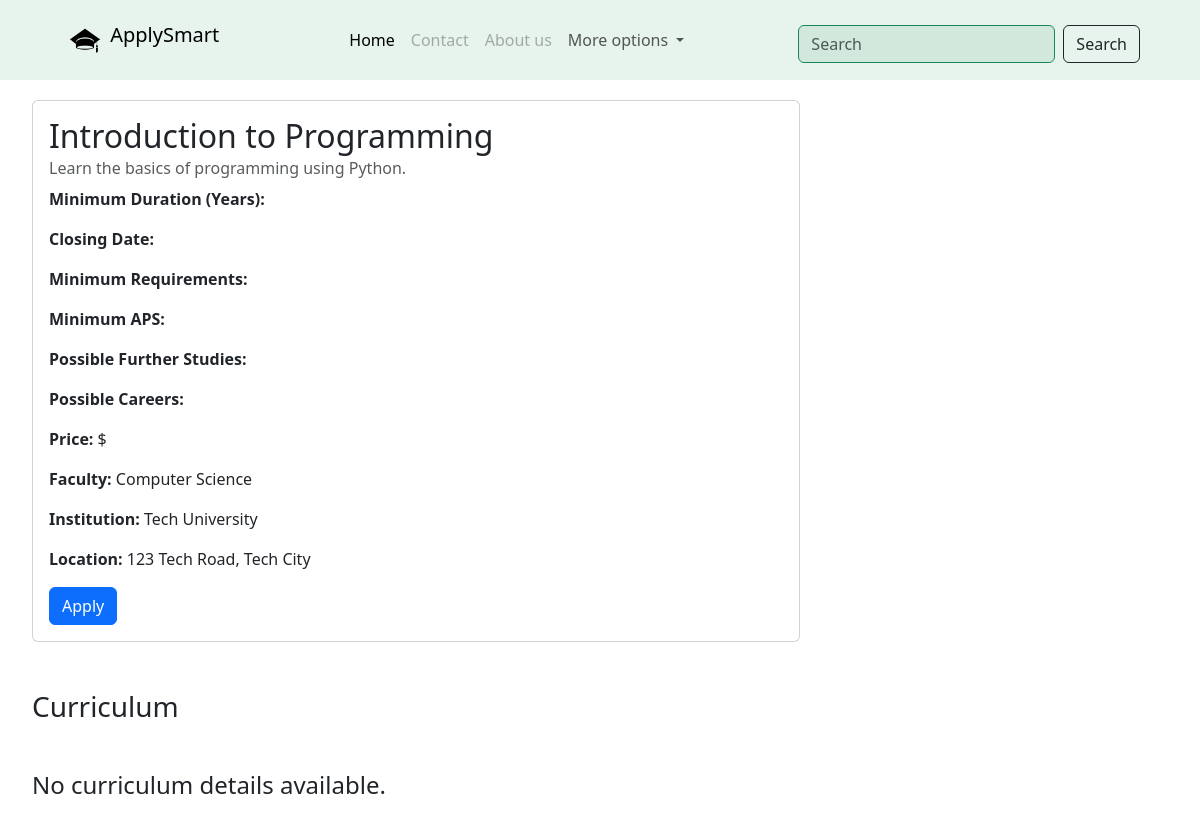
The app's page /Prospectus.php?course_id=7 with its own data.
### tables this page shows
CREATE TABLE `courses` (
  `course_id` int(11) NOT NULL,
  `course_name` varchar(100) NOT NULL,
  `description` text DEFAULT NULL,
  `faculty_id` int(11) DEFAULT NULL,
  `institution_id` int(11) DEFAULT NULL,
  `created_at` timestamp NOT NULL DEFAULT current_timestamp(),
  `updated_at` timestamp NOT NULL DEFAULT current_timestamp() ON UPDATE current_timestamp(),
  `minimum_duration_years` int(11) DEFAULT NULL,
  `closing_date` date DEFAULT NULL,
  `subject_required` varchar(100) DEFAULT NULL,
  `admission_point_score` int(11) DEFAULT NULL,
  `possible_further_studies` varchar(255) DEFAULT NULL,
  `possible_careers` varchar(255) DEFAULT NULL,
  `price` decimal(10,2) DEFAULT NULL
);

CREATE TABLE `faculty` (
  `faculty_id` int(11) NOT NULL,
  `institution_id` int(11) NOT NULL,
  `department_name` varchar(100) DEFAULT NULL,
  `bio` text DEFAULT NULL
);

CREATE TABLE `institutions` (
  `institution_id` int(11) NOT NULL,
  `institution_name` varchar(100) NOT NULL,
  `location` varchar(100) DEFAULT NULL,
  `contact_info` varchar(255) DEFAULT NULL,
  `created_at` timestamp NOT NULL DEFAULT current_timestamp(),
  `updated_at` timestamp NOT NULL DEFAULT current_timestamp() ON UPDATE current_timestamp()
);

### models/Course.php (called while the page is built)
<?php
class Course
{
    private $courseId;
    private $db;
    public function __construct($courseId, $db)
    {
        $this->courseId = $courseId;
        $this->db = $db;
    }
    public function getCourseDetails() {
        try {
            $sql = "SELECT c.course_name, c.description, c.minimum_duration_years, c.closing_date,
                           c.subject_required, c.admission_point_score, c.possible_further_studies,
                           c.possible_careers, c.price, f.department_name as faculty_name,
                           i.institution_name, i.location as institution_location
                    FROM courses c
                    LEFT JOIN faculty f ON c.faculty_id = f.faculty_id
                    LEFT JOIN institutions i ON c.institution_id = i.institution_id
                    WHERE c.course_id = :course_id";
            $stmt = $this->db->prepare($sql);
            $stmt->bindParam(':course_id', $this->courseId, PDO::PARAM_INT);
            $stmt->execute();
            $course = $stmt->fetch(PDO::FETCH_ASSOC);
            return $course ? $course : null;
        } catch (PDOException $e) {
            error_log('Error: ' . $e->getMessage() . "\r\n", 3, 'E:\\xampp\\htdocs\\ApplySmart\\var\\log\\app_errors.log');
            echo 'An error occurred while retrieving course details. Please try again later.';
            return null;
        }
    }
    public function getCurriculumDetails() {
        try {
            $sql = "SELECT
                        m.code,
                        m.name,
                        m.nqf_level,
                        m.credits,
                        m.prerequisite_modules,
                        cm.curriculum_id,
                        m.module_id,
                        c.course_id,
                        c.year,
                        c.semester,
                        c.total_credits
                    FROM
                        modules m
                    JOIN
                        curriculum_modules cm ON m.module_id = cm.module_id
                    JOIN
                        curriculum c ON cm.curriculum_id = c.curriculum_id
                    WHERE
                        course_id = :course_id;
                    ";
            $stmt = $this->db->prepare($sql);
            $stmt->bindParam(':course_id', $this->courseId);
            $stmt->execute();
            return $stmt->fetchAll(PDO::FETCH_ASSOC);
        } catch (Exception $e) {
            $errorMessage = sprintf(
                "Error: %s in %s on line %d\r\n",
                $e->getMessage(),
                $e->getFile(),
                $e->getLine()
            );
            error_log($errorMessage, 3, 'E:\\xampp\\htdocs\\ApplySmart\\var\\log\\app_errors.log');
            return [];
        }
    }
}
?>

### Prospectus.php (the view, shortened to what this page needs)
<?php
require_once 'models/Course.php';
$database = new Database();
$db = $database->getConnection();
$course_id = isset($_GET['course_id']) ? intval($_GET['course_id']) : 0;
$course = new Course($course_id, $db);
$courseDetails = $course->getCourseDetails();
$curriculumDetails = $course->getCurriculumDetails();
?>
<!DOCTYPE html>
<html lang="en">
<head>
    <link rel="stylesheet" href="https://cdn.jsdelivr.net/npm/bootstrap@5.3.3/dist/css/bootstrap.min.css">
</head>
<body>
    <?php include 'navBar.php'; ?>
    <div class="container course-details">
        <?php if ($courseDetails): ?>
            <div class="card" style="width: 48rem;">
                <div class="card-body">
                    <div class="d-flex justify-content-center row">
                        <h2 class="card-title"><?php echo htmlspecialchars($courseDetails['course_name']); ?></h2>
                        <h6 class="card-subtitle mb-2 text-body-secondary"><?php echo htmlspecialchars($courseDetails['description']); ?></h6>
                    </div>
                    <p class="card-text"><strong>Minimum Duration (Years):</strong> <?php echo htmlspecialchars($courseDetails['minimum_duration_years']); ?></p>
                    <p class="card-text"><strong>Closing Date:</strong> <?php echo htmlspecialchars($courseDetails['closing_date']); ?></p>
                    <p class="card-text"><strong>Minimum Requirements:</strong> <?php echo htmlspecialchars($courseDetails['subject_required']); ?></p>
                    <p class="card-text"><strong>Minimum APS:</strong> <?php echo htmlspecialchars($courseDetails['admission_point_score']); ?></p>
                    <p class="card-text"><strong>Possible Further Studies:</strong> <?php echo htmlspecialchars($courseDetails['possible_further_studies']); ?></p>
                    <p class="card-text"><strong>Possible Careers:</strong> <?php echo htmlspecialchars($courseDetails['possible_careers']); ?></p>
                    <p class="card-text"><strong>Price:</strong> $<?php echo htmlspecialchars($courseDetails['price']); ?></p>
                    <p class="card-text"><strong>Faculty:</strong> <?php echo htmlspecialchars($courseDetails['faculty_name']); ?></p>
                    <p class="card-text"><strong>Institution:</strong> <?php echo htmlspecialchars($courseDetails['institution_name']); ?></p>
                    <p class="card-text"><strong>Location:</strong> <?php echo htmlspecialchars($courseDetails['institution_location']); ?></p>
                    <a href="application_form.php?course_id=<?php echo urlencode($course_id); ?>" class="btn btn-primary">Apply</a>
                </div>
            </div>
            <h3 class="my-5">Curriculum</h3>
            <?php if (count($curriculumDetails) > 0): ?>
                <?php
                $currentYear = '';
                $currentSemester = '';
                $semesterCredits = 0;
                $total_year_credit = 0;
                $final_year_credit = 0;
                $qualification_credits = 0;
                function printTableHeader($year) {
                    $yearName = match($year) {
                        1 => 'FIRST YEAR',
                        2 => 'SECOND YEAR',
                        default => 'THIRD YEAR'
                    };
                    echo "<table class='table table-borderless'>
                        <thead class=\"table-success\">
                            <tr>
                                <th colspan='5'>{$yearName}</th>
                            </tr>
                        </thead>
                        <thead class=\"table-light\">
                            <tr>
                                <th>CODE</th>
                                <th>MODULE</th>
                                <th>NQF-L</th>
                                <th>CREDIT</th>
                                <th>PREREQUISITE MODULE(S)</th>
                            </tr>
                        </thead>
                        <tbody>";
                }
                function printTableFooter($year, $total_year_credit) {
                    $yearName = match($year) {
                        1 => 'FIRST YEAR',
                        2 => 'SECOND YEAR',
                        default => 'THIRD YEAR'
                    };
                    echo "<tr>
                        <td colspan='3'>
                            <strong>TOTAL CREDITS FOR THE {$yearName}: </strong>
                        </td>
                        <td colspan='2'>
                            <strong> {$total_year_credit}</strong>
                        </td>
                        </tr>";
                }
                foreach ($curriculumDetails as $row) {
                    $prerequisites = $row['prerequisite_modules'] ? $row['prerequisite_modules'] : 'None';
                    $prerequisitesArray = explode(',', $prerequisites);
                    if ($currentSemester != $row['semester'] && $row['credits'] > 10) {
                        if ($row['total_credits'] == $semesterCredits) {
                            echo "<tr>
                                <td colspan='3'><strong>TOTAL CREDITS FOR {$currentSemester} SEMESTER:</strong></td>
                                <td><strong>{$row['total_credits']}</strong></td>
                                <td><strong></strong></td>
                                </tr>";
                                $semesterCredits = 0;
                        }
                        $currentSemester = $row['semester'];
                        if($currentYear == $row['year'])
                        {
                            echo "<thead>
                            <tr>
                                <th colspan='5'>{$currentSemester} SEMESTER</th>
                            </tr>
                        </thead>";
                        }
                    }
                    if ($currentYear != $row['year']) {
                        if ($currentYear != '') {
                            printTableFooter($currentYear, $total_year_credit);
                            echo "</tr>
                                    </tbody>
                                    </table>";
                            $total_year_credit = 0;
                        }
                        $currentYear = $row['year'];
                        printTableHeader($currentYear);
                    }
                    $semesterCredits += $row['credits'];
                    $total_year_credit += $row['credits'];
                    $final_year_credit = $total_year_credit;
                    $qualification_credits += $row['credits'];
                    echo "<tr>
                        <td>" . htmlspecialchars($row['code']) . "</td>
                        <td>" . htmlspecialchars($row['name']) . "</td>
                        <td>" . htmlspecialchars($row['nqf_level']) . "</td>
                        <td>" . htmlspecialchars($row['credits']) . "</td>
                        <td>";
                    foreach ($prerequisitesArray as $prerequisite) {
                        echo htmlspecialchars(trim($prerequisite)) . '<br>';
                    }
                    echo "</td>
                    </tr>";
                }
                if ($currentYear != '') {
                    echo "<tr>
                    <td colspan='3'><strong>TOTAL CREDITS FOR {$currentSemester} SEMESTER:</strong></td>
                    <td><strong>{$row['total_credits']}</strong></td>
                    <td><strong></strong></td>
                    </tr>";
                    printTableFooter($currentYear, $final_year_credit);
                    echo "
                    <tr>
                        <td colspan='3'>
                            <strong>TOTAL CREDITS FOR THE QUALIFICATION: </strong>
                        </td>
                        <td colspan='2'>
                            <strong> {$qualification_credits}</strong>
                        </td>
                    </tr>
                    </tbody>
                    </table>";
                }
                ?>
            <?php else: ?>
                <h4>No curriculum details available.</h4>
            <?php endif; ?>
        <?php else: ?>
            <h1>Course not found.</h1>
        <?php endif; ?>
    </div>
</body>
</html>

### Prospectus.php (style rules this page uses)
.course-details { margin: 20px; }

### records on screen
courses: course_name "Introduction to Programming", description "Learn the basics of programming using Python.", faculty.department_name "Computer Science", institution.institution_name "Tech University", institution.location "123 Tech Road, Tech City"
